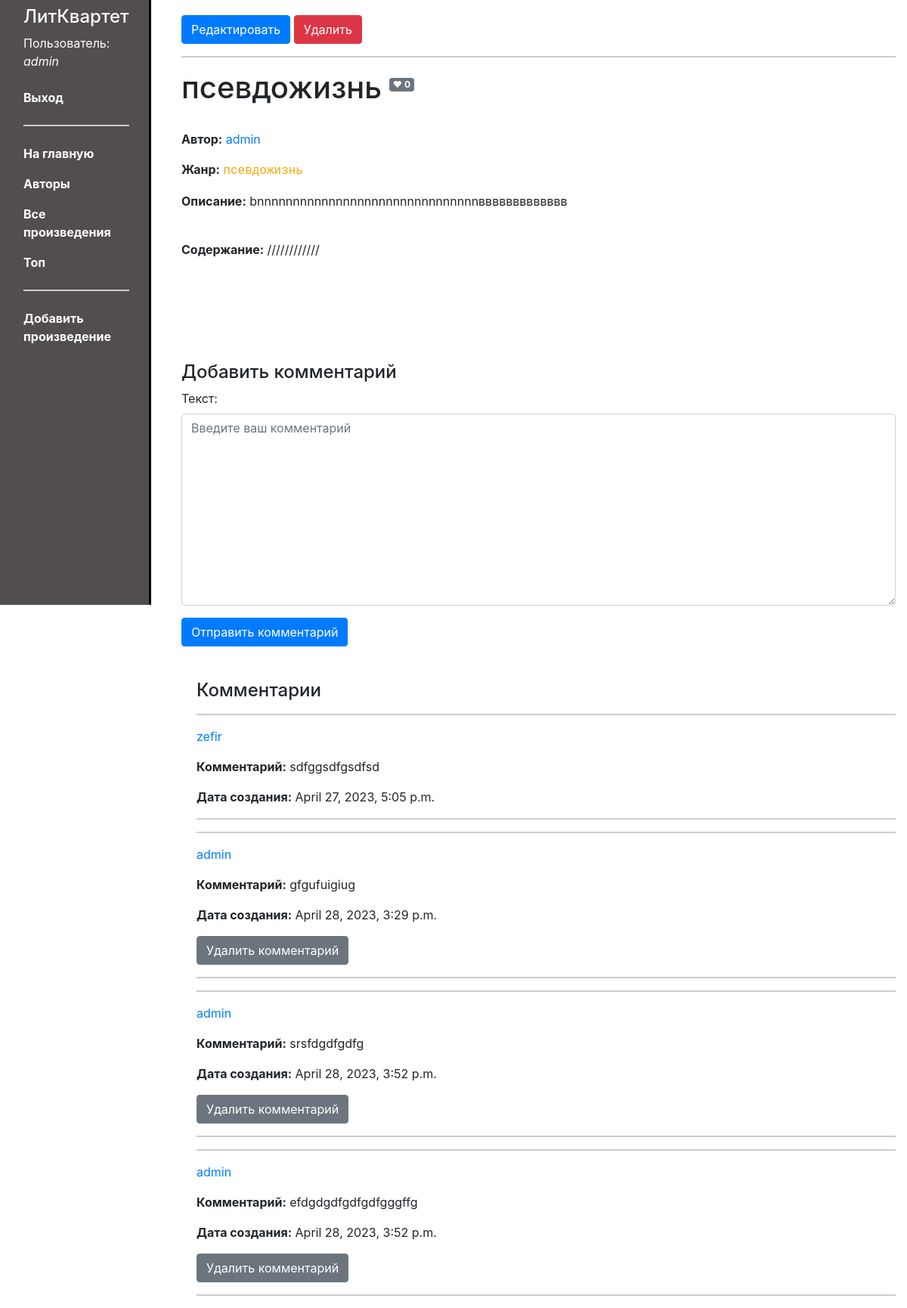
The app's page /writer/book/fb3a2988-7889-4b4a-ae0a-d42d10bb48ac (signed in) with its own data.
### writer/models.py (models this page shows, shortened)
class Content(models.Model):
    id = models.UUIDField(primary_key=True, default=uuid.uuid4, help_text='Уникальный id для каждого произведения')
    author = models.ForeignKey(User, verbose_name='Автор', on_delete=models.CASCADE)
    ganre = models.ForeignKey('ContentType', on_delete=models.SET_NULL, null=True, verbose_name='Жанр')
    name = models.CharField('Название', max_length=200)
    description = models.TextField('Аннотация', max_length=500, null=True)
    data = models.TextField('Текст')

class ContentType(models.Model):
    id = models.UUIDField(primary_key=True, default=uuid.uuid4, help_text='Уникальный id для каждого жанра')
    name = models.CharField('Название', max_length=150)
    description = models.TextField('Описание', max_length=1000, blank=True, null=True)
    def __str__(self):
        return self.name

class Comment(models.Model):
    id = models.UUIDField(primary_key=True, default=uuid.uuid4, help_text='Уникальный id для каждого комментария')
    commentator = models.ForeignKey(User, verbose_name='Автор', on_delete=models.CASCADE)
    content_id = models.ForeignKey(Content, on_delete=models.CASCADE, verbose_name='Произведение')
    text = models.TextField('Текст', max_length=500)
    created_at = models.DateTimeField(default=timezone.now)

### writer/views.py (the view, shortened to what this page needs)
@login_required
def contentdetail(request, pk):
    content = get_object_or_404(Content, pk=pk)
    comment_form = CommentForm()
    liked = Like.objects.filter(user=request.user, content_id=content).exists()  # добавляем проверку на лайк
    likes_count = content.like_set.aggregate(Count('id'))['id__count']  # подсчитываем количество лайков для текущего произведения
    return render(
        request,
        'contentdetail.html',
        context={'content':content, 'comment_form': comment_form, 'liked': liked, 'likes_count': likes_count}
    )

### writer/forms.py
class CommentForm(forms.ModelForm):
    class Meta:
        model = Comment
        fields = ['text']
        widgets = {
            'text': forms.Textarea(attrs={'class': 'form-control', 'placeholder': 'Введите ваш комментарий'}),
        }

### writer/templates/contentdetail.html (shortened to what this page needs)
{% extends "base_generic.html" %}
{% block content %}
    {% if user.is_authenticated %}
    {% if content.author == user %}
   <p style="display: inline;"><a href="{% url 'content_update' pk=content.id %}" class="btn btn-primary">Редактировать</a></p>
    <p style="display: inline;"><a href="{% url 'content_delete' pk=content.id %}" class="btn btn-danger">Удалить</a></p>
    <hr>
    {% endif %}
    {% endif %}
<div style="display: flex; align-items: center;">
   <h1 >{{ content.name }} </h1>
   <p class="badge badge-lg badge-secondary" style="margin-left: 10px;"> &#x2665; {{ likes_count }}</p>
</div>
    <br>
  <p><strong>Автор:</strong> <a href="{% url 'writer-user-detail' pk=content.author.pk %}">{{ content.author }}</a></p>
 <p><strong>Жанр:</strong> <samp class="text-custom" title="{{ content.ganre.description }}">{{ content.ganre }}</samp></p>
  <p style="word-wrap: break-word;"><strong>Описание:</strong> {{ content.description }}</p>
    <br>
   <p style="word-wrap: break-word;"><strong>Содержание:</strong> {{ content.data }}</p>
    <br>
      {% include "writer/comment_form.html" with form=form %}
  <div style="margin-left:20px;margin-top:20px">
      <br>
    <h4>Комментарии</h4>
    {% for copy in content.comment_set.all %}
    <hr>
    <a href="{% url 'writer-user-detail' pk=content.author.pk %}"><p>{{copy.commentator}}</p></a>
    <p style="word-wrap: break-word;"><strong>Комментарий:</strong> {{copy.text}}</p>
    <p style="word-wrap: break-word;"><strong>Дата создания:</strong> {{copy.created_at}}</p>
     {% if user.is_authenticated and copy.commentator == user %}
    <form method="post" action="{% url 'delete_comment' pk=copy.pk %}">
    <button type="submit" class="btn btn-secondary" onclick="return confirm('Вы действительно хотите удалить этот комментарий?')">Удалить комментарий</button>
    </form>
      {% endif %}
      <hr>
    {% endfor %}
  </div>
{% endblock %}

### writer/templates/base_generic.html (shortened to what this page needs)
<html lang="ru">
<head>
  <link rel="stylesheet" href="https://cdnjs.cloudflare.com/ajax/libs/twitter-bootstrap/4.6.1/css/bootstrap.min.css">
  {% load static %}
  <link rel="stylesheet" href="{% static 'css/style.css' %}">
</head>
<body>
  <div class="container-fluid">
    <div class="row">
      <div class="col-sm-2 sticky-top">
      {% block sidebar %}
          <nav class="navbar">
               <ul class="navbar-nav flex-column ">
                 <li class="nav-item text-white">
                    <h4>ЛитКвартет</h4>
                </li>
                             {% if user.is_authenticated %}
             <li class="nav-item text-white">Пользователь: <p class="font-italic text-white">{{ user.get_username }}</p></li>
             <li class="nav-item"><a class="nav-link text-white font-weight-bold" href="{% url 'logout'%}?next={{request.path}}">Выход</a></li>
           {% endif %}
                     <li class="nav-item">
                      <hr>
                  </li>
                    <li class="nav-item">
                      <a href="{% url 'index' %}" class="nav-link text-white font-weight-bold">На главную</a>
                  </li>
                  <li class="nav-item">
                      <a href="{% url 'users' %}" class="nav-link text-white font-weight-bold">Авторы</a>
                  </li>
                  <li class="nav-item">
                      <a href="{% url 'books' %}" class="nav-link text-white font-weight-bold">Все произведения</a>
                  </li>
                   <li class="nav-item">
                      <a href="{% url 'top_contents' %}" class="nav-link text-white font-weight-bold">Топ</a>
                  </li>
                    <li class="nav-item">
                  {% if user.is_authenticated %}
                      <hr>
                  </li>
                   <li class="nav-item">
                      <a href="{% url 'content_create' %}" class="nav-link text-white font-weight-bold">Добавить произведение</a>
                  </li>
                   {% endif %}
              </ul>
          </nav>
          {% endblock %}
      </div>
      <div class="col-sm-10 ">
      {% block content %}{% endblock %}
      </div>
    </div>
  </div>
</body>
</html>

### writer/templates/writer/comment_form.html (shortened to what this page needs)
 <br>
  <br>
  <br>
  <br>
<h4>Добавить комментарий</h4>
<form method="post">
    {{ comment_form.as_p }}
    <button type="submit" class="btn btn-primary">Отправить комментарий</button>
</form>

### writer/static/css/style.css (style rules this page uses)
body { background-color: white; }
.col-sm-2 { border-right: 3px solid; border-right-color: #000; height: 100vh; }
.col-sm-10 { padding-left: 40px; padding-top: 20px; }
.col-sm-2 { background-color: #514D51; }
hr { border-top: 2px double #ccc; }
.text-custom { color: #FFA500; }

### records on screen
Content: name "псевдожизнь", author "admin", ganre "псевдожизнь", description "bnnnnnnnnnnnnnnnnnnnnnnnnnnnnnnnввввввввввввв", data "////////////"
Comment: commentator "zefir", text "sdfggsdfgsdfsd", created_at "April 27, 2023, 5:05 p.m."
Comment: commentator "admin", text "gfgufuigiug", created_at "April 28, 2023, 3:29 p.m.", shows "Удалить комментарий"
Comment: commentator "admin", text "srsfdgdfgdfg", created_at "April 28, 2023, 3:52 p.m.", shows "Удалить комментарий"
Comment: commentator "admin", text "efdgdgdfgdfgdfgggffg", created_at "April 28, 2023, 3:52 p.m.", shows "Удалить комментарий"

### other values on screen
{{ user.get_username }} "admin"
{{ likes_count }} "0"
